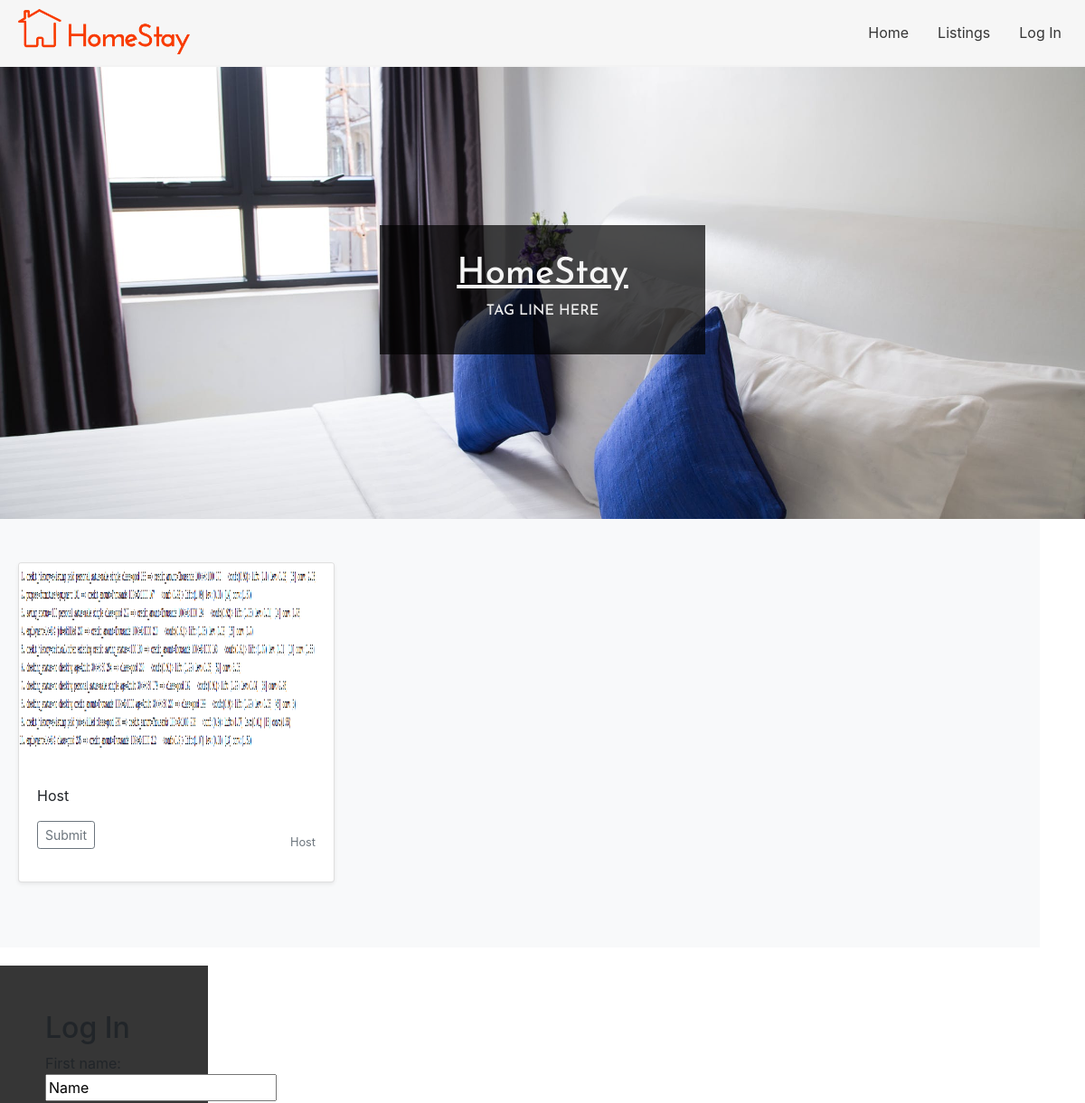
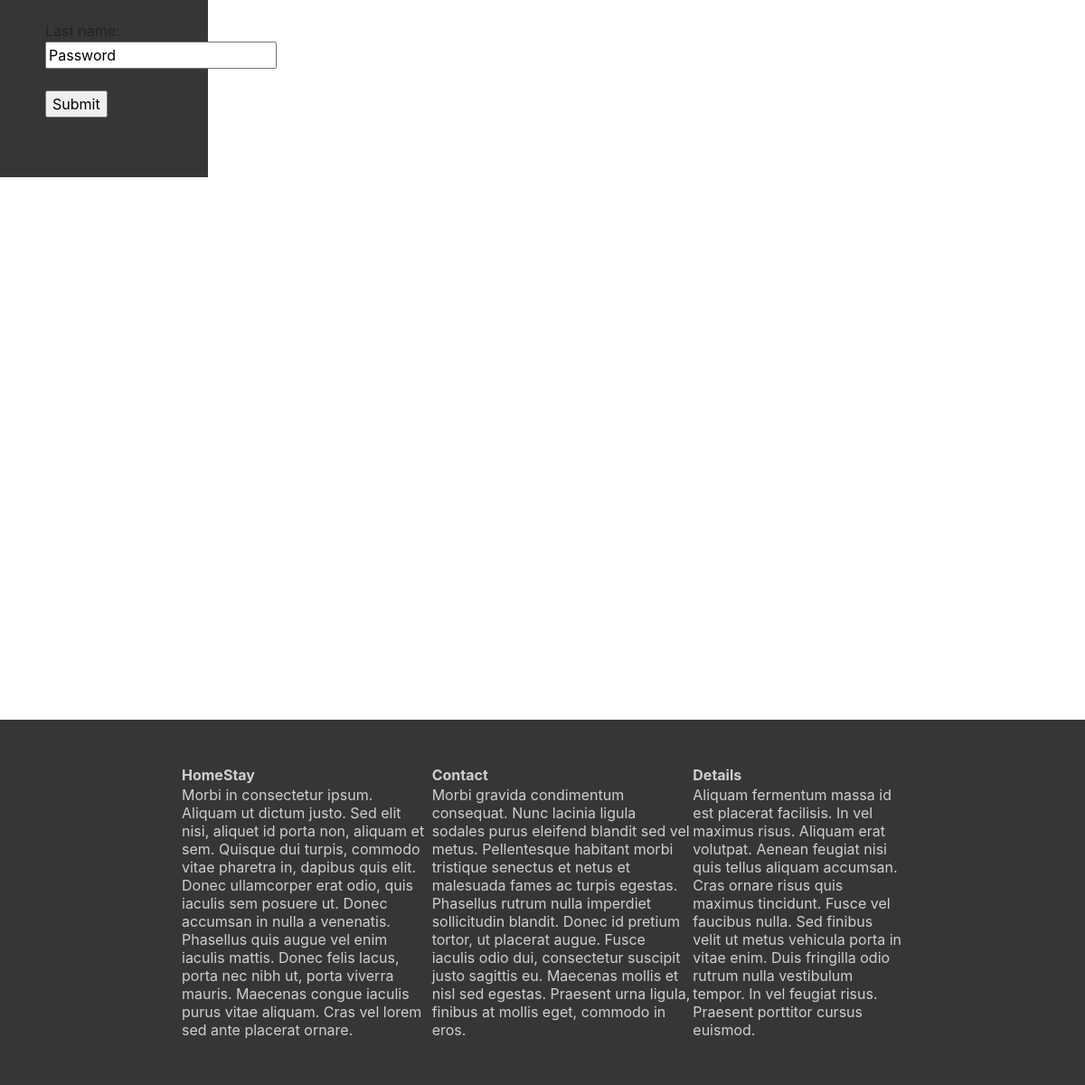
Page /homestay on the committed database (2 pictures, top to bottom).
### tables this page shows
CREATE TABLE Vacancies (
        vacancyID integer NOT NULL UNIQUE,
        hostID int NOT NULL,
        location varchar(255) NOT NULL,
        description varchar(255),
        rate varchar(255) NOT NULL,
        startDate date NOT NULL,
        endDate date NOT NULL,
        available bit DEFAULT 1,
        curfew varchar(255),
        extraInfo varchar(255),
        images varchar(255),
        PRIMARY KEY (vacancyID),
        FOREIGN KEY (hostID) REFERENCES Host(hostID)
);

### launch.py (the view)
@app.route('/homestay', methods=["POST","GET"])
def  HomePageSlected(name=None):
		try:
			print (session['Type'])
			if session['Type'] == 'Host':
                        	UserType = 'Host'
			else:
                        	UserType = 'User'
		except:
			print ("Not A HOST")
			UserType = "Visitor"
		db= get_db()
		data = db.cursor().execute("SELECT * FROM Vacancies")
		data = list(data.fetchall())
		urlHelper = "homestay/listing/"
		return render_template("index.html",data=data,urlHelper=urlHelper,ut=UserType)

### launch.py (called while the page is built)
def get_db():
  db = getattr(g, 'db', None)
  if db is None:
    db = sqlite3.connect(db_location)
    g.db = db
  return db

@app.teardown_appcontext
def  close_db_connection(exception):
  db = getattr(g, 'db' , None)
  if db is not None:
    db.close()

### templates/index.html (shortened to what this page needs)
<html>
  <head>
    <link rel="stylesheet" href="https://stackpath.bootstrapcdn.com/bootstrap/4.1.3/css/bootstrap.min.css">
    <link href="../static/css/styles.css" type="text/css" rel="stylesheet">
  </head>
  <body>
    <nav>
        <ul>
          <a href="../homestay"><img src="../static/images/logo.jpg" style="height: 50px; padding-left: 10px; padding-right:10px;"/></a>
          <li><a href="../homestay/login">Log In</a></li>
          <li><a href="../homestay/listing">Listings</a></li>
          <li><a href="../homestay">Home</a></li>
        </ul>
    </nav>
    <div id= "header">
      <div id="header-text">
        <h1>HomeStay</h1>
        <h3>Tag line here</h3>
    </div>
    </div>
    <main>
      <div id="main-content">
        <div class="album py-5 bg-light">
           <div class="container">
              <div class="row">
              	{% for Vacancies in data %}
                    <div class="col-md-4">
                        <div class="card mb-4 shadow-sm">
                           <img class="card-img-top" data-src="holder.js/100px225?theme=thumb&amp;bg=55595c&amp;fg=eceeef&amp;text=Thumbnail" alt="Thumbnail [100%x225]" style="height: 225px; width: 100%; display: block;" src={{"static/uploads/" +Vacancies[10]}} data-holder-rendered="true">
                           <div class="card-body">
                                <p class="card-text" name="location" value={{Vacancies[2]}} >{{Vacancies[2]}} </p>
                                 <div class="d-flex justify-content-between align-items-center">
                                   <div class="btn-group">
                                        <form action={{urlHelper + Vacancies[0]|string}}>
                                           <input type="submit" class="btn btn-sm btn-outline-secondary" value"View"/>
                                        </form>
                                   </div>
                                   <small class="text-muted">{{Vacancies[4]}}</small>
                                </div>
                           </div>
                        </div>
                    </div>
                {% endfor %}
              </div>
           </div>
        </div>
	<aside>
            <h2>Log In</h2>
            <form action="/.php">
            First name:<br>
            <input type="text" name="firstname" value="Name">
            <br><br>
            Last name:<br>
            <input type="text" name="lastname" value="Password">
            <br><br>
            <input type="submit" value="Submit">
          </form>
        </aside>
      </div>
    </main>
    <footer>
      <div id="footer-content">
        <table style="width:100%">
          <tr>
            <th>HomeStay</th>
            <th>Contact</th>
            <th>Details</th>
          </tr>
          <tr>
            <td>Morbi in consectetur ipsum. Aliquam ut dictum justo. Sed elit nisi, aliquet id porta non, aliquam et sem. Quisque dui turpis, commodo vitae pharetra in, dapibus quis elit. Donec ullamcorper erat odio, quis iaculis sem posuere ut. Donec accumsan in nulla a venenatis. Phasellus quis augue vel enim iaculis mattis. Donec felis lacus, porta nec nibh ut, porta viverra mauris. Maecenas congue iaculis purus vitae aliquam. Cras vel lorem sed ante placerat ornare.</td>
            <td>Morbi gravida condimentum consequat. Nunc lacinia ligula sodales purus eleifend blandit sed vel metus. Pellentesque habitant morbi tristique senectus et netus et malesuada fames ac turpis egestas. Phasellus rutrum nulla imperdiet sollicitudin blandit. Donec id pretium tortor, ut placerat augue. Fusce iaculis odio dui, consectetur suscipit justo sagittis eu. Maecenas mollis et nisl sed egestas. Praesent urna ligula, finibus at mollis eget, commodo in eros.</td>
            <td>Aliquam fermentum massa id est placerat facilisis. In vel maximus risus. Aliquam erat volutpat. Aenean feugiat nisi quis tellus aliquam accumsan. Cras ornare risus quis maximus tincidunt. Fusce vel faucibus nulla. Sed finibus velit ut metus vehicula porta in vitae enim. Duis fringilla odio rutrum nulla vestibulum tempor. In vel feugiat risus. Praesent porttitor cursus euismod.</td>
         </tr>
      </div>
    </footer>
  </body>
</html>

### static/css/styles.css (style rules this page uses)
body { margin: 0px; overflow-y: scroll; }
main { padding-left: : 50px; padding-right: 50px; padding-bottom: 200px; position: inherit; }
aside { padding: 50px; margin-top: 20px; margin-bottom: 20px; width: 20%; background-color: rgb(54,54,54); }
#header { width:100%; height: 500px; background-image: url("../images/bedroom_banner.jpg"); background-size: cover; background-position: center; top: 0px; }
#header-text { margin: auto; position: relative; text-align: center; vertical-align: middle; font-family: 'Josefin Sans', sans-serif; padding:30px; top:175px; background-color: rgb(0,0,0,0.7); width: 30%; }
#header-text h1 { color: rgb(245,245,245); text-decoration: underline; }
#header-text h3 { text-transform: uppercase; font-size: 16px; color: rgb(235, 235,235); }
nav { position: sticky; top: 0; vertical-align: middle; background-color: rgb(246,246,246,0.9); padding: 10px; border-bottom: #f3f3f3 solid 2px; z-index: 99; }
nav ul { list-style-type: none; margin: 0; padding: 0; overflow: hidden; }
nav li { float:right; }
nav li a { display: block; color: rgb(54,54,54); text-align: center; padding: 14px 16px; text-decoration: none; transition: 1.5s; }
footer { position:relative; bottom: 0px; width: 100%; background-color: rgb(54,54,54); }
#footer-content { padding-left: 200px; padding-right: 200px; padding-top: 50px; padding-bottom: 50px; }
#footer-content table { color: #cfcfcf; }

### rows in the picture
Vacancies: images (picture), location "Host", rate "Host"
